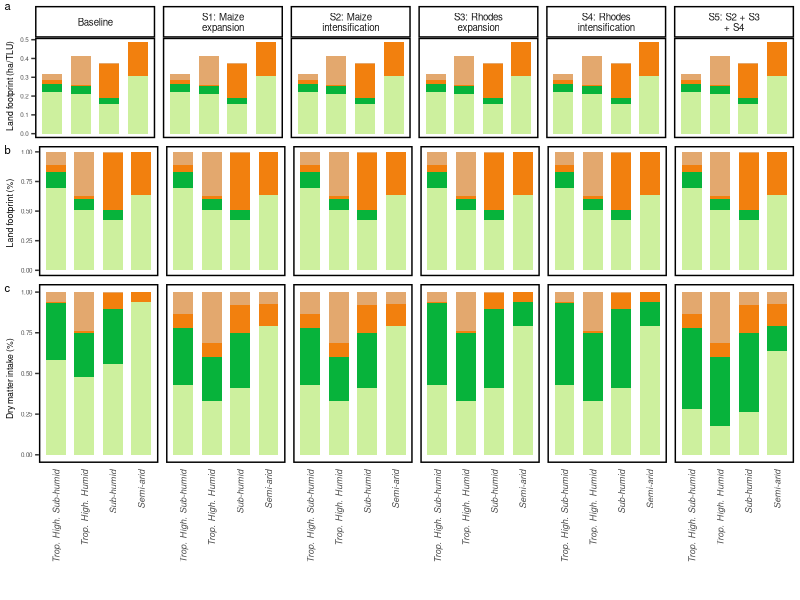

Source code (R):

library(readxl)
library(ggplot2)
library(ggpubr)
library(cowplot)

# Automatically define working directory based on where the file is located
setwd(dirname(rstudioapi::getActiveDocumentContext()$path))
getwd()

save.image('All.data.RData')


run.all <- function(){
  
sarid <- read_excel("Land_use_parameters.xlsx" , sheet = 'Sarid')
thsh <- read_excel("Land_use_parameters.xlsx" , sheet = 'THSH')
sh <- read_excel("Land_use_parameters.xlsx" , sheet = 'SH')
thh <- read_excel("Land_use_parameters.xlsx" , sheet = 'THH')

sarid <- as.data.frame(sarid)
thsh <- as.data.frame(thsh)
sh <- as.data.frame(sh)
thh <- as.data.frame(thh)

sarid.dmi <- sarid[1:5,c(1,2)]
thsh.dmi <- thsh[1:5,c(1,2)]
sh.dmi <- sh[1:5,c(1,2)]
thh.dmi <- thh[1:5,c(1,2)]

sarid.lf <- sarid[12:15,c(5 , 10 , 11)]
thsh.lf <- thsh[12:15,c(5 , 10 , 11)]
sh.lf <- sh[12:15,c(5 , 10 , 11)]
thh.lf <- thh[12:15,c(5 , 10 , 11)]


sarid.dmi$aez <- 'SA'
thsh.dmi$aez <- 'THSH'
sh.dmi$aez <-  'SH'
thh.dmi$aez <-  'THH'

sarid.lf$aez <- 'SA'
thsh.lf$aez <- 'THSH'
sh.lf$aez <-  'SH'
thh.lf$aez <-  'THH'


dmi.d.0 <- rbind(sarid.dmi , thsh.dmi , sh.dmi , thh.dmi)
lf.d.0 <- rbind(sarid.lf , thsh.lf , sh.lf , thh.lf)
#View(dmi.d.0)

names(dmi.d.0)[1] <- 'feed'
names(dmi.d.0)[2] <- 'dmi'

# Replace grazing + collected fodder with 'native grass'

dmi.d.0$dmi.n <- NA

for (aez in unique(dmi.d.0$aez)) {
 dmi.d.0[dmi.d.0$aez == aez & dmi.d.0$feed == 'Grazing', 'dmi.n'] <- (
   dmi.d.0[dmi.d.0$aez == aez & dmi.d.0$feed == 'Grazing', 'dmi'] +
     dmi.d.0[dmi.d.0$aez == aez & dmi.d.0$feed == "Collected fodder", 'dmi' ]
 )
  
}

dmi.d.0[dmi.d.0$feed != 'Grazing' , 'dmi.n'] <-  dmi.d.0[dmi.d.0$feed != 'Grazing' , 'dmi']
dmi.d.0 <- dmi.d.0[ !(dmi.d.0$feed == 'Collected fodder') , ] 
dmi.d.0$dmi <- dmi.d.0$dmi.n
dmi.d.0 <- dmi.d.0[ , -4]
#View(dmi.d.0)

# Rename columns of dataframes
names(dmi.d.0)[1] <- 'feed'
names(dmi.d.0)[2] <- 'dmi.pct'

names(lf.d.0)[1] <- 'land'
names(lf.d.0)[2] <- 'lf.pct'
names(lf.d.0)[3] <- 'lf.act'

lf.d.0$lf.pct <- as.numeric(lf.d.0$lf.pct)
lf.d.0$lf.act <- as.numeric(lf.d.0$lf.act)

# Rename names for feed types to correspond with land types
uniq.fds <- unique(dmi.d.0$feed)

new.feed.nms <- c("Native grassland", "Maize residue" ,"Rhodes grass"   , "Maize concentrate")

dmi.d.0[dmi.d.0$feed == uniq.fds[1] , 'feed'] <- new.feed.nms[1]
dmi.d.0[dmi.d.0$feed == uniq.fds[2] , 'feed'] <- new.feed.nms[2]
dmi.d.0[dmi.d.0$feed == uniq.fds[3] , 'feed'] <- new.feed.nms[3]
dmi.d.0[dmi.d.0$feed == uniq.fds[4] , 'feed'] <- new.feed.nms[4]

# Add additional columns for strings of aez names
unique.aez <- unique(lf.d.0$aez)

lf.d.0$aez.long <- NA
dmi.d.0$aez.long <- NA

long.aez.strings <- c("Semi-arid" , "Trop. High. Sub-humid" , "Sub-humid" , "Trop. High. Humid")

lf.d.0[lf.d.0$aez == unique.aez[1] , 'aez.long'] <- long.aez.strings[1]
lf.d.0[lf.d.0$aez == unique.aez[2] , 'aez.long'] <- long.aez.strings[2]
lf.d.0[lf.d.0$aez == unique.aez[3] , 'aez.long'] <- long.aez.strings[3]
lf.d.0[lf.d.0$aez == unique.aez[4] , 'aez.long'] <- long.aez.strings[4]

dmi.d.0[dmi.d.0$aez == unique.aez[1] , 'aez.long'] <- long.aez.strings[1]
dmi.d.0[dmi.d.0$aez == unique.aez[2] , 'aez.long'] <- long.aez.strings[2]
dmi.d.0[dmi.d.0$aez == unique.aez[3] , 'aez.long'] <- long.aez.strings[3]
dmi.d.0[dmi.d.0$aez == unique.aez[4] , 'aez.long'] <- long.aez.strings[4]

# Add additional rows for scenario parameters here
lf.d.0$scen <- 'Baseline'
dmi.d.0$scen <- 'Baseline'

lf.d.0$scen.lab <- 'Baseline'
dmi.d.0$scen.lab <- 'Baseline'


lf.d.s1 <- lf.d.0
lf.d.s2 <- lf.d.0
lf.d.s3 <- lf.d.0
lf.d.s4 <- lf.d.0
lf.d.s5 <- lf.d.0

dmi.d.s1 <- dmi.d.0
dmi.d.s2 <- dmi.d.0
dmi.d.s3 <- dmi.d.0
dmi.d.s4 <- dmi.d.0
dmi.d.s5 <- dmi.d.0

scen.names <<- c(
  "Maize expansion"
  , "Maize intensification"
  , "Rhodes expansion"
  , "Rhodes intensification"
  , "Maize intensification + Rhodes expansion-intensification"
)

scen.names.lab <<- c(
  #"Baseline"
   "S1: Maize\nexpansion"
  , "S2: Maize\nintensification"
  , "S3: Rhodes\nexpansion"
  , "S4: Rhodes\nintensification"
  , "S5: S2 + S3\n+ S4"
)

scen.names.plus.bl.lab <<- c(
  "Baseline"
  , "S1: Maize\nexpansion"
  , "S2: Maize\nintensification"
  , "S3: Rhodes\nexpansion"
  , "S4: Rhodes\nintensification"
  , "S5: S2 + S3\n+ S4"
)

lf.d.s1$scen.lab <- scen.names.lab [1]
lf.d.s2$scen.lab <- scen.names.lab [2]
lf.d.s3$scen.lab <- scen.names.lab [3]
lf.d.s4$scen.lab <- scen.names.lab [4]
lf.d.s5$scen.lab <- scen.names.lab [5]

dmi.d.s1$scen.lab <- scen.names.lab [1]
dmi.d.s2$scen.lab <- scen.names.lab [2]
dmi.d.s3$scen.lab <- scen.names.lab [3]
dmi.d.s4$scen.lab <- scen.names.lab [4]
dmi.d.s5$scen.lab <- scen.names.lab [5]

lf.d.s1$scen <- scen.names[1]
lf.d.s2$scen <- scen.names[2]
lf.d.s3$scen <- scen.names[3]
lf.d.s4$scen <- scen.names[4]
lf.d.s5$scen <- scen.names[5]

dmi.d.s1$scen <- scen.names[1]
dmi.d.s2$scen <- scen.names[2]
dmi.d.s3$scen <- scen.names[3]
dmi.d.s4$scen <- scen.names[4]
dmi.d.s5$scen <- scen.names[5]



lf.d <- rbind( lf.d.0 , lf.d.s1 , lf.d.s2 , lf.d.s3 , lf.d.s4 , lf.d.s5 )
dmi.d <- rbind( dmi.d.0 , dmi.d.s1 , dmi.d.s2 , dmi.d.s3 , dmi.d.s4 , dmi.d.s5 )

#View(lf.d)
#View(dmi.d)

colnames(dmi.d)

# Define scenarios as % change from baseline parameters (feed, land footprint)
scen.prms.dm <- read_excel("Scenario_params_new.xlsx" , sheet = 'Feeding')
scen.prms.lf <- read_excel("Scenario_params_new.xlsx" , sheet = 'Land.footprint')

scen.prms.dm <- as.data.frame(scen.prms.dm)
scen.prms.lf <- as.data.frame(scen.prms.lf)

unique.scens <- unique(scen.prms.dm$scen)
unique.feeds <- unique(scen.prms.dm$feed)
unique.lands <- unique(scen.prms.lf$land)
unique.aezs <- unique(scen.prms.lf$aez)

View(dmi.d)
View(scen.prms.lf)

for (s in unique.scens) {
for (f in unique.feeds) {
for (aez in unique.aezs) {
  
dmi.d[dmi.d$feed == f & dmi.d$scen == s & dmi.d$aez == aez, 'dmi.pct'] <- (
  dmi.d[dmi.d$feed == f & dmi.d$scen == 'Baseline' & dmi.d$aez == aez, 'dmi.pct'] +
   # dmi.d[dmi.d$feed == f & dmi.d$scen == 'Baseline' & dmi.d$aez == aez, 'dmi.pct']
    100 * scen.prms.dm[scen.prms.dm$feed == f & scen.prms.dm$scen == s & scen.prms.dm$aez == aez , 'delta.feed.dmi']
    )

}
}
}

for (s in unique(scen.prms.dm$scen)) {
  for (f in unique.lands) {
    for (aez in unique.aezs) {
      
      
      lf.d[lf.d$land == f & lf.d$scen == s & lf.d$aez == aez, 'lf.pct'] <- (
        lf.d[lf.d$land == f & lf.d$scen == 'Baseline' & lf.d$aez == aez, 'lf.pct'] +
          #  lf.d[lf.d$land == f & lf.d$scen == 'Baseline' & lf.d$aez == aez, 'lf.act'] 
       100 * scen.prms.lf[scen.prms.lf$land == f & scen.prms.lf$scen == s & scen.prms.lf$aez == aez , 'delta.lf.pct']
      )
      
 
  }
  }
}

# View(dmi.d)
# View(lf.d)
dmi.d <<- dmi.d
lf.d <<-  lf.d


plots <- function(){
  
feed.levels <- c(
  "Maize residue"
  , "Maize concentrate"
  ,"Rhodes grass" 
  ,"Native grassland"
 # ,  "Collected fodder" 
)


color.scale.feed <-  c(
  '#e3a86e'
  , '#F2800E'
  , '#07B33B'
  , '#CDF09E'
)

land.levels <- c(
         'Maize as residue'
         ,'Maize as concentrate'
         ,'Improved forage'
         ,'Native grass'
  )

color.scale.land <-  c(
  '#e3a86e'
  , '#F2800E'
  , '#07B33B'
  , '#CDF09E'
  #,'pink'
)

aez.long.levels <- c('Trop. High. Sub-humid'
                     ,'Trop. High. Humid'
                     ,'Sub-humid'
                     ,'Semi-arid'
                     )

dmi.d$feed <- factor (dmi.d$feed  , levels = feed.levels)
lf.d$land <- factor (lf.d$land  , levels = land.levels)

dmi.d$aez.long <- factor (dmi.d$aez.long , levels = aez.long.levels)
lf.d$aez.long <- factor (lf.d$aez.long  , levels = aez.long.levels)

dmi.d$scen.lab <- factor (dmi.d$scen.lab , levels = scen.names.plus.bl.lab )
lf.d$scen.lab  <- factor (lf.d$scen.lab  , levels = scen.names.plus.bl.lab )


# Plot theme parameters
bar.width <- 0.7
y.tit.fs <- 6.25
y.tick.fs <- 4.5
x.ax.text.fs <- 6.5

# figure margins
p1.mg.top <- 0.15
p1.mg.right <- 0.15
p1.mg.bottom <- 0.05
p1.mg.left <- 0.15

p2.mg.top <- 0.05
p2.mg.right <- p1.mg.right
p2.mg.bottom <- 0.05
p2.mg.left <- 0.15

p3.mg.top <- 0.05
p3.mg.right <- p1.mg.right
p3.mg.bottom <- 0.8
p3.mg.left <- 0.15

# Facets
strip.fs <- 7

# Legend
n.cols <- 4
leg.x.crd <- 0.5
leg.y.crd <- -1.18
leg.key.h <- 0.35
leg.key.w <- 0.35
leg.txt.fs <- 6.8


lf.act.0 <<- ggplot( lf.d  , aes( fill = land , x = aez.long,  y = lf.act ) ) +
  geom_bar( stat = 'identity' , width = bar.width ) +
  ylab('  Land footprint (ha/TLU)') +
  scale_fill_manual(values = color.scale.land) +
  facet_grid( ~ scen.lab) +
  theme(
    plot.margin = unit(c( p1.mg.top ,  p1.mg.right,  p1.mg.bottom, p1.mg.left), "cm"),
    axis.text.x = element_blank()
    , axis.title.x = element_blank()
    , axis.title.y = element_text(size = y.tit.fs ) 
    , axis.text.y = element_text(size = y.tick.fs)
    , axis.ticks.x = element_blank()
    # Panel
    ,panel.grid.major = element_blank()
    ,panel.grid.minor = element_blank()
    ,panel.background = element_blank()
    ,panel.border = element_rect(colour = "black",
                                 fill=NA, size=1)
    # Strip
    ,strip.background = element_rect(color='black', fill='white', size=1.0, linetype="solid"),
    , strip.text.x =   element_text( size = strip.fs )
    # Legend
    ,  legend.position="none"
 
    ) 


lf.pct.p.0 <<- ggplot( lf.d  , aes(x = aez.long , y = lf.act, fill = land) ) +
  geom_bar(position="fill" , stat = "identity" , width = bar.width ) +
  ylab('Land footprint (%)  ') +
  xlab('Agro-ecolocical zone') +
  scale_fill_manual(values = color.scale.land) +
  facet_grid( ~ scen.lab) +
  theme(
    plot.margin = unit(c( p2.mg.top ,  p2.mg.right,  p2.mg.bottom, p2.mg.left), "cm"),
    , axis.title.x = element_blank()
    , axis.title.y = element_text(size = y.tit.fs ) 
    , axis.ticks.x = element_blank()
    , axis.text.y = element_text(size = y.tick.fs)
    , axis.text.x = element_blank()
    # Strip
    ,strip.background.y =  element_blank(),
    ,strip.text.x =   element_blank()
    # Panel
    ,panel.grid.major = element_blank()
    ,panel.grid.minor = element_blank()
    ,panel.background = element_blank()
    ,panel.border = element_rect(colour = "black",
                                 fill=NA, size=1)
    ,  legend.position="none" 
    )
    
dmi.p.0 <<- ggplot( dmi.d  , aes(x = aez.long , y = dmi.pct , fill = feed) ) +
  geom_bar(position="fill", stat="identity"  , width = bar.width) +
  ylab('Dry matter intake (%)     ') +
  xlab('Agro-ecolocical zone') +
  scale_fill_manual(values = color.scale.feed) +
  facet_grid( ~ scen.lab) +
  guides(fill=guide_legend(ncol=n.cols)) +
  theme(
    plot.margin = unit(c( p3.mg.top ,  p3.mg.right,  p3.mg.bottom, p3.mg.left), "cm"),
    , axis.title.x = element_blank()
    , axis.title.y = element_text(size = y.tit.fs) 
    , axis.ticks.x = element_blank()
    , axis.text.y = element_text(size = y.tick.fs)
    , axis.text.x = element_text(angle = 90, face = 'italic' , vjust = 0.5, hjust=1, size = x.ax.text.fs )
    #Strip
    , strip.text.x =   element_blank()
    , strip.background.y =  element_blank(),
    , strip.text.y =   element_blank()
    # Panel
    , panel.grid.major = element_blank()
    , panel.grid.minor = element_blank()
    , panel.background = element_blank()
    , panel.border = element_rect(colour = "black",
                                 fill=NA, size=1)
    # Legend
    #,  legend.position="bottom" 
    , legend.position = c(leg.x.crd , leg.y.crd)
    #, legend.position.inside = c(.25,-.5)
    ,  legend.title=element_blank()
    ,  legend.key.height = unit(leg.key.h , 'cm')
    ,  legend.key.width = unit(leg.key.w , 'cm')
    ,  legend.text = element_text(size = leg.txt.fs ) 
    )

label.fs <- 8

lf.act  <<- annotate_figure( lf.act.0 ,   fig.lab = " a  ", fig.lab.pos ="top.left", fig.lab.size = label.fs)
lf.pct.p  <<- annotate_figure(lf.pct.p.0 ,   fig.lab = " b  ", fig.lab.pos ="top.left", fig.lab.size = label.fs)
dmi.p  <<- annotate_figure( dmi.p.0 ,   fig.lab = " c  ", fig.lab.pos ="top.left", fig.lab.size = label.fs)


fig.land.nexus   <<- plot_grid( 
                           lf.act , 
                           lf.pct.p  , 
                           dmi.p , 
                           align = "h", 
                           nrow = 3, 
                           ncol = 1 , 
                           rel_heights = c(24/100, 23/100 , 53/100))

fig.land.nexus


fig.land.nexus.pt.x.dim <- 640
fig.land.nexus.pt.y.dim <- 540
ggsave("fig.land.nexus.jpeg",     fig.land.nexus   ,  width =   fig.land.nexus.pt.x.dim, height =   fig.land.nexus.pt.y.dim , units="px", scale=2.5  )

}
plots()

}
run.all()

write.csv( dmi.d  , 'dmi.data.csv')


View(dmi.d)
